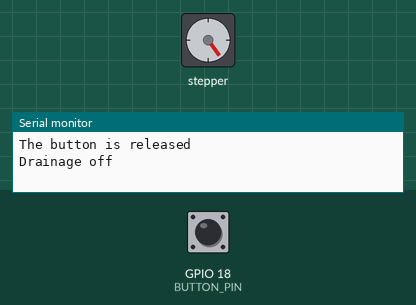
Simulated run of this program. Board: ESP32. Parts: stepper motor, the last lines printed to the serial monitor. Inputs (shaded band) come from the test bench; at power-on: GPIO 18 (BUTTON_PIN) HIGH. Stepper angles assume 200 steps per turn.

Above: at 1.2 s.
1.3 s: GPIO 18 (BUTTON_PIN) pulled LOW for 0.15 s
At 2.6 s:
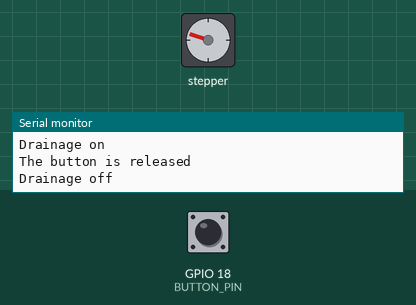
3.8 s: GPIO 18 (BUTTON_PIN) pulled LOW for 1 s
At 6.5 s:
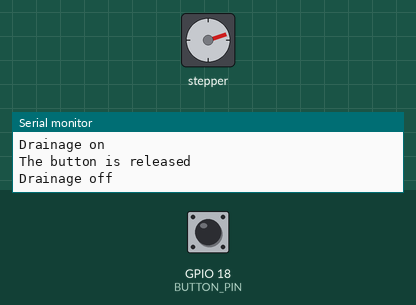
6.8 s: GPIO 18 (BUTTON_PIN) pulled LOW for 0.15 s
At 9.0 s:
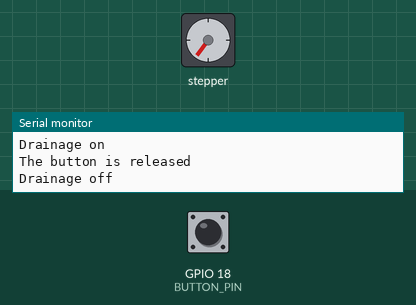
9.3 s: GPIO 18 (BUTTON_PIN) pulled LOW for 3.2 s
At 13.8 s:
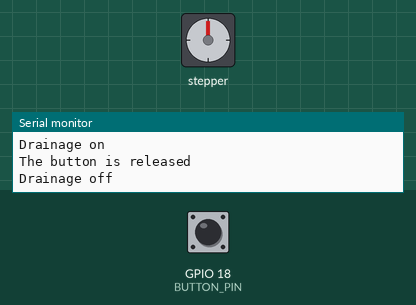
Timing chart, 0 to 15.3 s (numbered marks = the images above; inputs shaded):
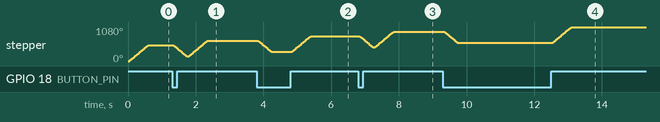

Measured:
- after the input at 1.3 s, stepper: turns 360° counter-clockwise in 0.38 s, then 504° clockwise in 0.54 s
- after the input at 3.8 s, stepper: turns 360° counter-clockwise in 0.38 s, then 504° clockwise in 0.54 s
- after the input at 6.8 s, stepper: turns 360° counter-clockwise in 0.38 s, then 504° clockwise in 0.54 s
- after the input at 9.3 s, stepper: turns 360° counter-clockwise in 0.38 s, then 504° clockwise in 0.54 s
- by itself, stepper: turns 504° clockwise in 0.54 s

The program:

main.cpp
```cpp
// (licence header left out)
#include <Arduino.h>
#include <Stepper.h>

/**
 * @brief constants won't change. They're used here to set pin numbers:
 *
 */
int stepCount = 0; // number of steps the motor has taken
const int stepsPerRevolution = 200;
/**
 * @brief  change this to fit the number of steps per revolution
 *
 */
const int BUTTON_PIN = 18; /**
 * @brief  // GIOP21 pin connected to button
 *
 */

const int DEBOUNCE_DELAY = 50; /**
 * @brief the debounce time; increase if the output flickers
 *
 */

int lastSteadyState = LOW;      // the previous steady state from the input pin
int lastFlickerableState = LOW; // the previous flickerable state from the input pin
int currentState;               // the current reading from the input pin

// the following variables are unsigned longs because the time, measured in
// milliseconds, will quickly become a bigger number than can be stored in an int.
unsigned long lastDebounceTime = 0; // the last time the output pin was toggled
// initialize the stepper library on pins 8 through 11:
Stepper myStepper(stepsPerRevolution, 14, 27, 16, 17);

void setup()
{
  // initialize serial communication at 9600 bits per second:
  Serial.begin(115200);
  // initialize the pushbutton pin as an pull-up input
  // the pull-up input pin will be HIGH when the switch is open and LOW when the switch is closed.
  pinMode(BUTTON_PIN, INPUT_PULLUP);
  myStepper.setSpeed(150);
}

void loop()
{
  // read the state of the switch/button:
  currentState = digitalRead(BUTTON_PIN);
  digitalWrite(14, LOW);
  digitalWrite(16, LOW);
  // check to see if you just pressed the button
  // (i.e. the input went from LOW to HIGH), and you've waited long enough
  // since the last press to ignore any noise:

  // If the switch/button changed, due to noise or pressing:
  if (currentState != lastFlickerableState)
  {
    // reset the debouncing timer
    lastDebounceTime = millis();
    // save the the last flickerable state
    lastFlickerableState = currentState;
  }

  if ((millis() - lastDebounceTime) > DEBOUNCE_DELAY)
  {
    // whatever the reading is at, it's been there for longer than the debounce
    // delay, so take it as the actual current state:

    // if the button state has changed:
    if (lastSteadyState == HIGH && currentState == LOW)
    {
      Serial.println("The button is pressed");
      Serial.println("Drainage on");
      digitalWrite(14, HIGH);
      digitalWrite(16, HIGH);
      myStepper.step(-200);
    }
    else if (lastSteadyState == LOW && currentState == HIGH)
    {
      Serial.println("The button is released");
      Serial.println("Drainage off");
      digitalWrite(14, HIGH);
      digitalWrite(16, HIGH);
      myStepper.step(280);
    }

    // save the the last steady state
    lastSteadyState = currentState;
  }
}
```
